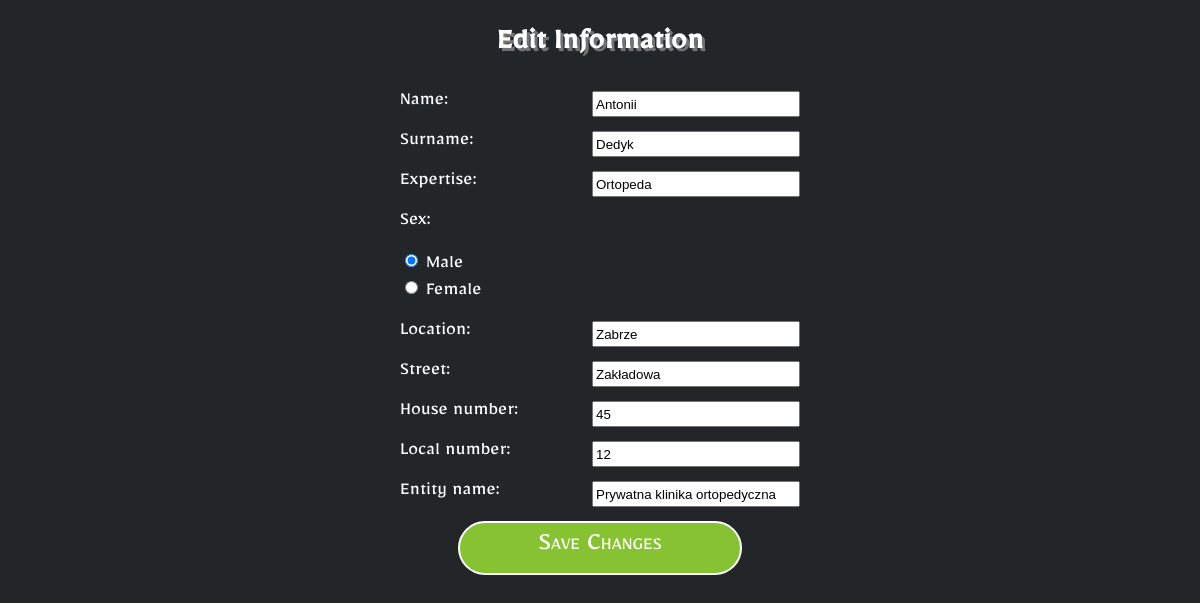
Page /rehab/my_account/edit/ (signed in) on the committed database.
### rehab/models.py (models this page shows, shortened)
class Rehabilitator(models.Model):
    user = models.OneToOneField(User, on_delete=models.CASCADE)
    name = models.CharField(max_length=30)
    surname = models.CharField(max_length=30)
    expertise = models.CharField(max_length=30)
    sex = models.CharField(max_length=1, choices=(('M', 'Male'), ('F', 'Female')))
    location = models.CharField(max_length=30)
    street = models.CharField(max_length=60)
    house_number = models.CharField(max_length=10)
    local_number = models.CharField(max_length=10)
    entity_name = models.CharField(max_length=60)

### rehab/views.py (the view, shortened to what this page needs)
# urls.py: path('my_account/edit/', views.edit, name='edit'),
@login_required
def edit(request):
    user = request.user
    is_rehabilitator = None
    is_patient = None
    if hasattr(user, 'rehabilitator'):
        is_rehabilitator = True
        is_patient = False
    elif hasattr(user, 'patient'):
        is_rehabilitator = False
        is_patient = True
    if is_rehabilitator:
        if request.method == 'POST':
            form = RehabilitatorRegisterForm(request.POST, instance=user.rehabilitator)
            if form.is_valid():
                form.save()
                return redirect('telemedWebapp:home')
        else:
            form = RehabilitatorRegisterForm(instance=user.rehabilitator)
        return render(request, 'telemedWebapp/edit.html', {'form': form,
                                                           'is_rehabilitator': is_rehabilitator,
                                                           'is_patient': is_patient})

### rehab/forms.py (shortened to what this page needs)
class RehabilitatorRegisterForm(ModelForm):
    name = forms.CharField(max_length=30)
    surname = forms.CharField(max_length=30)
    expertise = forms.CharField(max_length=50)
    sex = forms.ChoiceField(choices=(('M', 'Male'), ('F', 'Female')), widget=forms.RadioSelect)
    location = forms.CharField(max_length=30)
    street = forms.CharField(max_length=50)
    house_number = forms.CharField(max_length=10)
    local_number = forms.CharField(required=False)
    entity_name = forms.CharField(max_length=50)
    class Meta:
        model = Rehabilitator
        fields = ['name', 'surname', 'expertise', 'sex', 'location', 'street', 'house_number', 'local_number',
                  'entity_name']

### rehab/templates/telemedWebapp/edit.html (shortened to what this page needs)
{% load static %}
<!DOCTYPE html>
<html lang="en">
<head>
    <link rel="stylesheet" type="text/css" href="{% static '/styles/style.css' %}">
    <link rel="stylesheet" type="text/css" href="{% static '/styles/buttons.css' %}">
    <link rel="stylesheet" type="text/css" href="{% static '/styles/register.css' %}">
    <link rel="stylesheet" type="text/css" href="{% static '/styles/bt.css' %}">
</head>
<body>
<div id="cont">
    {% block content %}
      <h2>Edit Information</h2>
      <form method="post">
        {{ form.as_p }}
        <button type="submit">Save Changes</button>
      </form>
    {% endblock %}
</div>
</body>
</html>

### rehab/static/styles/style.css (style rules this page uses)
html, body { width: 100%; height: 100%; background-color: rgb(34, 38, 41); font-family: Mirza; color: white; margin: 0; }
h2 { text-align: center; font-size: 32px; text-shadow: 3px 3px #737373; }

### rehab/static/styles/register.css (style rules this page uses)
#cont { width: 400px; margin: auto; }
input[type='text'], input[type='password'] { float: right; width: 200px; height: 20px; }
label { font-size: 20px; }

### rehab/static/styles/bt.css (style rules this page uses)
button { border: 2px solid white; border-radius: 40px; width: 284px; height: 54px; display: block; margin: 15px auto 15px auto; color: white; background-color: rgb(134, 194, 50); font-family: Mirza; font-variant: small-caps; font-size: 28px; cursor: pointer; transition: 1s; }

### rows in the picture
Rehabilitator: name "Antonii", surname "Dedyk", expertise "Ortopeda", sex "☑ Male ☐ Female", location "Zabrze", street "Zakładowa", house_number "45", local_number "12", entity_name "Prywatna klinika ortopedyczna"
